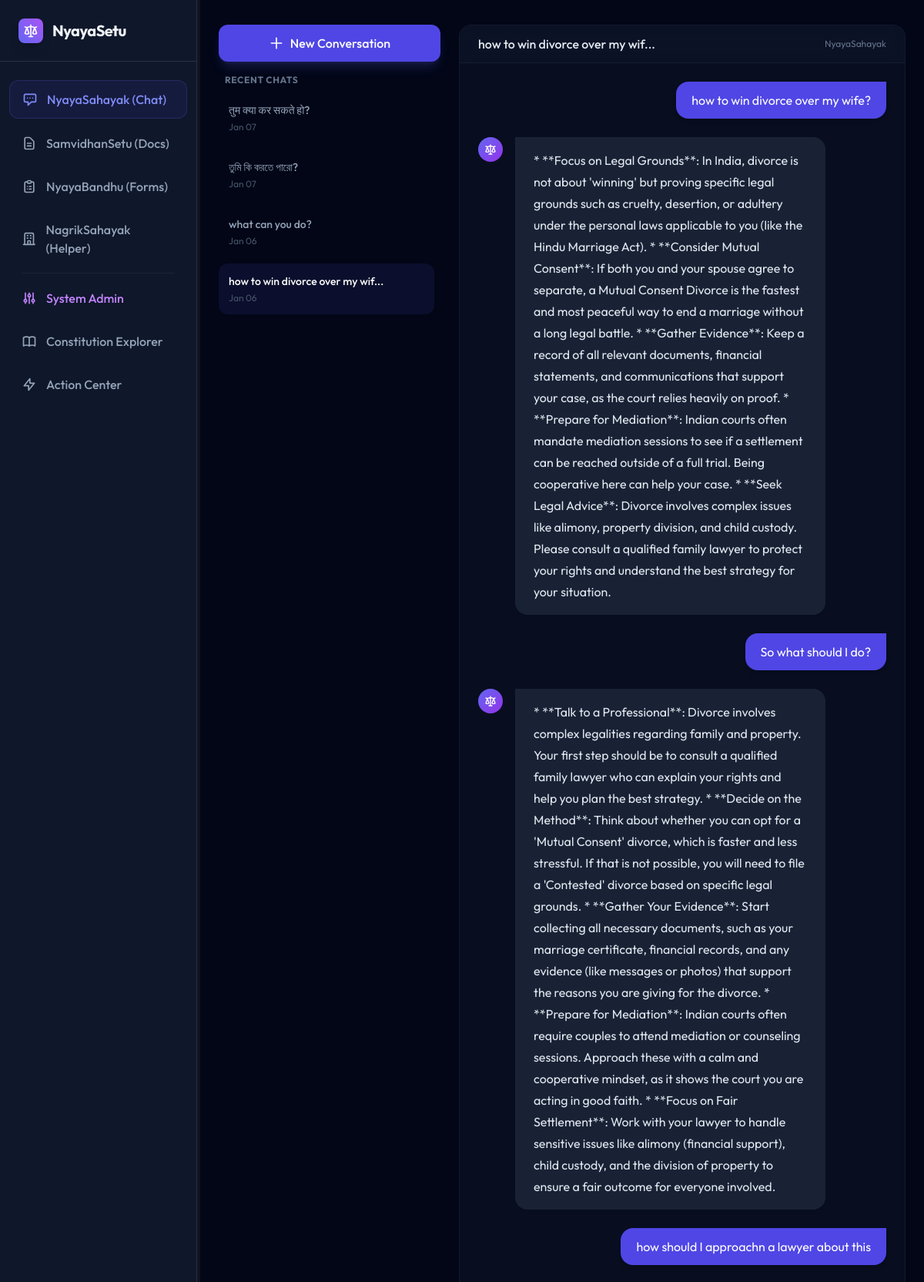
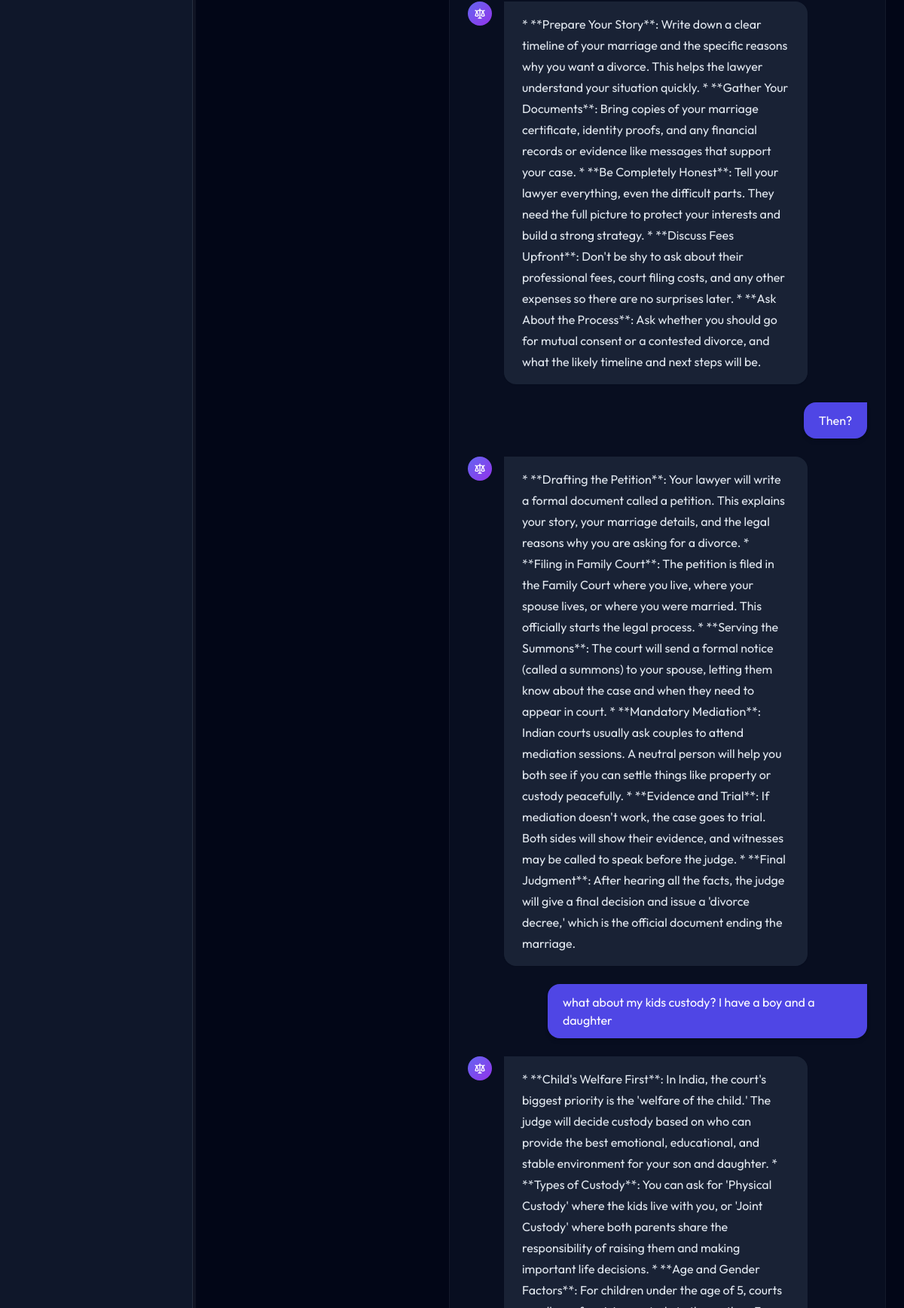
The page /chat-ws?session_id=2 (signed in, upper part) on the database its author committed (2 pictures, top to bottom).
### backend/models.py (models this page shows)
class ChatSession(Base):
    __tablename__ = "chat_sessions"
    id = Column(Integer, primary_key=True, index=True)
    user_id = Column(Integer, ForeignKey("users.id"))
    title = Column(String, default="New Conversation")
    created_at = Column(DateTime, default=datetime.utcnow)
    updated_at = Column(DateTime, default=datetime.utcnow)
    owner = relationship("User", back_populates="chats")
    messages = relationship("Message", back_populates="session", cascade="all, delete-orphan")

class Message(Base):
    __tablename__ = "messages"
    id = Column(Integer, primary_key=True, index=True)
    session_id = Column(Integer, ForeignKey("chat_sessions.id"))
    role = Column(String) # user, ai
    content = Column(Text)
    timestamp = Column(DateTime, default=datetime.utcnow)
    session = relationship("ChatSession", back_populates="messages")

### backend/main.py (the view)
@app.get("/chat-ws", response_class=HTMLResponse)
async def chat_dashboard_page(request: Request, session_id: int = None, user: models.User = Depends(auth.get_current_user_from_cookie), db: Session = Depends(database.get_db)):
    if not user:
        return RedirectResponse(url="/login")
    sessions = db.query(models.ChatSession).filter(models.ChatSession.user_id == user.id).order_by(models.ChatSession.updated_at.desc()).all()
    current_session = None
    messages = []
    if session_id:
        current_session = db.query(models.ChatSession).filter(models.ChatSession.id == session_id, models.ChatSession.user_id == user.id).first()
    if current_session:
        messages = db.query(models.Message).filter(models.Message.session_id == current_session.id).order_by(models.Message.timestamp.asc()).all()
    return templates.TemplateResponse("chat_dashboard.html", {
        "request": request,
        "user": user,
        "sessions": sessions,
        "current_session": current_session,
        "messages": messages
    })

### templates/chat_dashboard.html (shortened to what this page needs)
{% extends "dashboard_base.html" %}
{% block content %}
<div class="h-[calc(100vh-6rem)] flex gap-6">
    <div class="w-72 hidden md:flex flex-col gap-4">
        <a href="/chat-ws"
            class="flex items-center gap-2 justify-center bg-indigo-600 hover:bg-indigo-500 text-white py-3 px-4 rounded-xl shadow-lg shadow-indigo-500/20 transition-all">
            <svg xmlns="http://www.w3.org/2000/svg" class="h-5 w-5" fill="none" viewBox="0 0 24 24"
                stroke="currentColor">
                <path stroke-linecap="round" stroke-linejoin="round" stroke-width="2" d="M12 4v16m8-8H4" />
            </svg>
            <span class="font-medium" data-i18n="new_chat">New Conversation</span>
        </a>
        <div class="flex-1 overflow-y-auto space-y-2 pr-2 custom-scrollbar">
            <h3 class="text-xs font-bold text-slate-500 uppercase tracking-wider mb-2 px-2" data-i18n="recent_chats">
                Recent Chats</h3>
            {% if sessions %}
            {% for session in sessions %}
            <div class="group relative">
                <a href="/chat-ws?session_id={{ session.id }}"
                    class="block p-3 pr-10 rounded-xl transition-all border border-transparent
                   {{ 'bg-indigo-900/20 border-indigo-500/30 text-white' if current_session and current_session.id == session.id else 'text-slate-400 hover:bg-white/5 hover:text-slate-200' }}">
                    <p class="text-sm font-medium truncate">{{ session.title }}</p>
                    <p class="text-xs text-slate-600 mt-1">{{ session.updated_at.strftime('%b %d') }}</p>
                </a>
            </div>
            {% endfor %}
            {% else %}
            <div class="text-center py-10">
                <p class="text-sm text-slate-600" data-i18n="no_history">No history yet.</p>
            </div>
            {% endif %}
        </div>
    </div>
    <div class="flex-1 flex flex-col bg-slate-900/50 border border-white/5 rounded-2xl overflow-hidden relative">
        {% if current_session %}
        <div class="px-6 py-3 border-b border-white/5 bg-slate-900/50 backdrop-blur flex justify-between items-center">
            <h2 class="font-medium text-slate-200 truncate max-w-sm">{{ current_session.title }}</h2>
            <span class="text-xs text-slate-500">NyayaSahayak</span>
        </div>
        {% endif %}
        <div id="chat-history" class="flex-1 overflow-y-auto p-6 space-y-6 scroll-smooth custom-scrollbar">
            {% if not messages %}
            <div class="flex justify-start animate-fade-in-up">
                <div class="flex gap-4 max-w-3xl">
                    <div
                        class="w-10 h-10 rounded-full bg-gradient-to-br from-indigo-500 to-purple-600 flex items-center justify-center shadow-lg flex-shrink-0">
                        <svg xmlns="http://www.w3.org/2000/svg" class="h-6 w-6 text-white" fill="none"
                            viewBox="0 0 24 24" stroke="currentColor">
                            <path stroke-linecap="round" stroke-linejoin="round" stroke-width="2"
                                d="M3 6l3 1m0 0l-3 9a5.002 5.002 0 006.001 0M6 7l3 9M6 7l6-2m6 2l3-1m-3 1l-3 9a5.002 5.002 0 006.001 0M18 7l3 9m-3-9l-6-2m0-2v2m0 16V5m0 16H9m3 0h3" />
                        </svg>
                    </div>
                    <div
                        class="glass bg-slate-800/80 text-slate-200 rounded-2xl rounded-tl-none px-6 py-4 shadow-sm border-0 prose prose-invert prose-p:leading-relaxed max-w-none">
                        <p data-i18n="welcome_intro">Namaste! I'm NyayaSetu, your AI legal companion.</p>
                        <p class="mt-2 text-sm text-slate-400" data-i18n="welcome_topics">You can ask me about:</p>
                        <ul class="list-disc list-inside mt-1 text-sm text-slate-400 space-y-1">
                            <li data-i18n="topic_1">Fundamental Rights in the Constitution</li>
                            <li data-i18n="topic_2">Changes in the new Bharatiya Nyaya Sanhita</li>
                            <li data-i18n="topic_3">Legal procedures for common issues</li>
                        </ul>
                    </div>
                </div>
            </div>
            {% else %}
            {% for msg in messages %}
            {% if msg.role == 'user' %}
            <div class="flex justify-end animate-fade-in-up">
                <div class="max-w-[80%] bg-indigo-600 text-white rounded-2xl rounded-tr-none px-5 py-3 shadow-md">
                    <p>{{ msg.content }}</p>
                </div>
            </div>
            {% else %}
            <div class="flex justify-start animate-fade-in-up">
                <div class="flex gap-4 max-w-[85%]">
                    <div
                        class="w-8 h-8 rounded-full bg-gradient-to-br from-indigo-500 to-purple-600 flex items-center justify-center flex-shrink-0">
                    </div>
                    <div
                        class="glass bg-slate-800/80 text-slate-200 rounded-2xl rounded-tl-none px-6 py-4 shadow-sm border-0 prose prose-invert prose-p:leading-relaxed prose-li:marker:text-indigo-400 max-w-none markdown-content">
                        {{ msg.content }}
                    </div>
                </div>
            </div>
            {% endif %}
            {% endfor %}
            {% endif %}
        </div>
    </div>
</div>
{% endblock %}

### templates/dashboard_base.html (shortened to what this page needs)
<!DOCTYPE html>
<html lang="en">
<head>
    <script src="https://cdn.tailwindcss.com?plugins=forms,typography,aspect-ratio,line-clamp"></script>
</head>
<body class="bg-slate-950 text-slate-100 flex h-screen overflow-hidden antialiased">
    <aside id="main-sidebar"
        class="w-64 bg-slate-900 border-r border-white/10 flex-shrink-0 flex flex-col transition-all duration-300">
        <div class="h-20 flex items-center px-6 border-b border-white/10">
            <a href="/dashboard" class="flex items-center gap-3 w-full transition-opacity hover:opacity-80">
                <div
                    class="w-8 h-8 bg-gradient-to-tr from-indigo-500 to-purple-500 rounded-lg flex items-center justify-center shadow-lg">
                </div>
                <span class="font-bold text-xl tracking-tight">NyayaSetu</span>
            </a>
        </div>
        <nav class="flex-1 overflow-y-auto py-6 px-3 space-y-2">
            <a href="/chat-ws"
                class="flex items-center gap-3 px-4 py-3 {{ 'bg-indigo-600/10 text-indigo-400 border border-indigo-500/20' if request.url.path == '/chat-ws' else 'text-slate-400 hover:text-slate-100 hover:bg-white/5' }} rounded-xl transition-all">
                <svg xmlns="http://www.w3.org/2000/svg" class="h-5 w-5" fill="none" viewBox="0 0 24 24"
                    stroke="currentColor">
                    <path stroke-linecap="round" stroke-linejoin="round" stroke-width="2"
                        d="M8 10h.01M12 10h.01M16 10h.01M9 16H5a2 2 0 01-2-2V6a2 2 0 012-2h14a2 2 0 012 2v8a2 2 0 01-2 2h-5l-5 5v-5z" />
                </svg>
                <span class="font-medium" data-i18n="chat_nav">NyayaSahayak (Chat)</span>
            </a>
            <a href="/doc-ws"
                class="flex items-center gap-3 px-4 py-3 {{ 'bg-indigo-600/10 text-indigo-400 border border-indigo-500/20' if request.url.path == '/doc-ws' else 'text-slate-400 hover:text-slate-100 hover:bg-white/5' }} rounded-xl transition-all">
                <svg xmlns="http://www.w3.org/2000/svg" class="h-5 w-5" fill="none" viewBox="0 0 24 24"
                    stroke="currentColor">
                    <path stroke-linecap="round" stroke-linejoin="round" stroke-width="2"
                        d="M9 12h6m-6 4h6m2 5H7a2 2 0 01-2-2V5a2 2 0 012-2h5.586a1 1 0 01.707.293l5.414 5.414a1 1 0 01.293.707V19a2 2 0 01-2 2z" />
                </svg>
                <span class="font-medium" data-i18n="docs_nav">SamvidhanSetu (Docs)</span>
            </a>
            <a href="/forms-ws"
                class="flex items-center gap-3 px-4 py-3 {{ 'bg-indigo-600/10 text-indigo-400 border border-indigo-500/20' if request.url.path == '/forms-ws' else 'text-slate-400 hover:text-slate-100 hover:bg-white/5' }} rounded-xl transition-all">
                <span class="font-medium" data-i18n="forms_nav">NyayaBandhu (Forms)</span>
            </a>
            <a href="/bureaucracy-ws"
                class="flex items-center gap-3 px-4 py-3 {{ 'bg-indigo-600/10 text-indigo-400 border border-indigo-500/20' if request.url.path == '/bureaucracy-ws' else 'text-slate-400 hover:text-slate-100 hover:bg-white/5' }} rounded-xl transition-all">
                <span class="font-medium" data-i18n="helper_nav">NagrikSahayak (Helper)</span>
            </a>
            {% if user.role == 'admin' %}
            <div class="h-px bg-white/5 my-2 mx-4"></div>
            <a href="/admin-dashboard"
                class="flex items-center gap-3 px-4 py-3 {{ 'bg-indigo-600/10 text-indigo-400 border border-indigo-500/20' if request.url.path == '/admin-dashboard' else 'text-purple-400 hover:text-purple-300 hover:bg-purple-500/10' }} rounded-xl transition-all">
                <span class="font-medium" data-i18n="admin_nav">System Admin</span>
            </a>
            {% endif %}
            <a href="/wip"
                class="flex items-center gap-3 px-4 py-3 text-slate-400 hover:text-slate-100 hover:bg-white/5 rounded-xl transition-colors">
                <span class="font-medium" data-i18n="const_nav">Constitution Explorer</span>
            </a>
            <a href="/wip"
                class="flex items-center gap-3 px-4 py-3 text-slate-400 hover:text-slate-100 hover:bg-white/5 rounded-xl transition-colors">
                <svg xmlns="http://www.w3.org/2000/svg" class="h-5 w-5" fill="none" viewBox="0 0 24 24"
                    stroke="currentColor">
                    <path stroke-linecap="round" stroke-linejoin="round" stroke-width="2"
                        d="M13 10V3L4 14h7v7l9-11h-7z" />
                </svg>
                <span class="font-medium">Action Center</span>
            </a>
        </nav>
    </aside>
    <div id="sidebar-resizer"
        class="w-1 bg-white/5 hover:bg-indigo-500 cursor-col-resize transition-colors flex-shrink-0 z-50"></div>
    <main class="flex-1 overflow-x-hidden overflow-y-auto bg-slate-950 relative">
        <div class="max-w-7xl mx-auto px-6 py-8">
            {% block content %}{% endblock %}
        </div>
    </main>
</body>
</html>

### templates/dashboard_base.html (style rules this page uses)
body { font-family: 'Outfit', sans-serif; }
.glass { background: rgba(255, 255, 255, 0.05); backdrop-filter: blur(10px); border: 1px solid rgba(255, 255, 255, 0.1); }

### rows shown on the page
ChatSession: title "तुम क्या कर सकते हो?", updated_at "Jan 07"
ChatSession: title "তুমি কি করতে পারো?", updated_at "Jan 07"
ChatSession: title "what can you do?", updated_at "Jan 06"
ChatSession: title "how to win divorce over my wif...", updated_at "Jan 06"
Message: content "how to win divorce over my wife?"
Message: content "* **Focus on Legal Grounds**: In India, divorce is not about 'winning' but proving specific legal grounds such as cruelty, desertion, or adultery under the personal laws applicable to you (like the Hindu Marriage Act). * **Consider Mutual Consent**: If both you and your spouse agree to separate, a Mutual Consent Divorce is the fastest and most peaceful way to end a marriage without a long legal battle. * **Gather Evidence**: Keep a record of all relevant documents, financial statements, and communications that support your case, as the court relies heavily on proof. * **Prepare for Mediation**: Indian courts often mandate mediation sessions to see if a settlement can be reached outside of a…"
Message: content "So what should I do?"
Message: content "* **Talk to a Professional**: Divorce involves complex legalities regarding family and property. Your first step should be to consult a qualified family lawyer who can explain your rights and help you plan the best strategy. * **Decide on the Method**: Think about whether you can opt for a 'Mutual Consent' divorce, which is faster and less stressful. If that is not possible, you will need to file a 'Contested' divorce based on specific legal grounds. * **Gather Your Evidence**: Start collecting all necessary documents, such as your marriage certificate, financial records, and any evidence (like messages or photos) that support the reasons you are giving for the divorce. * **Prepare for…"
Message: content "how should I approachn a lawyer about this"
Message: content "* **Prepare Your Story**: Write down a clear timeline of your marriage and the specific reasons why you want a divorce. This helps the lawyer understand your situation quickly. * **Gather Your Documents**: Bring copies of your marriage certificate, identity proofs, and any financial records or evidence like messages that support your case. * **Be Completely Honest**: Tell your lawyer everything, even the difficult parts. They need the full picture to protect your interests and build a strong strategy. * **Discuss Fees Upfront**: Don't be shy to ask about their professional fees, court filing costs, and any other expenses so there are no surprises later. * **Ask About the Process**: Ask…"
Message: content "Then?"
Message: content "* **Drafting the Petition**: Your lawyer will write a formal document called a petition. This explains your story, your marriage details, and the legal reasons why you are asking for a divorce. * **Filing in Family Court**: The petition is filed in the Family Court where you live, where your spouse lives, or where you were married. This officially starts the legal process. * **Serving the Summons**: The court will send a formal notice (called a summons) to your spouse, letting them know about the case and when they need to appear in court. * **Mandatory Mediation**: Indian courts usually ask couples to attend mediation sessions. A neutral person will help you both see if you can settle…"
Message: content "what about my kids custody? I have a boy and a daughter"
